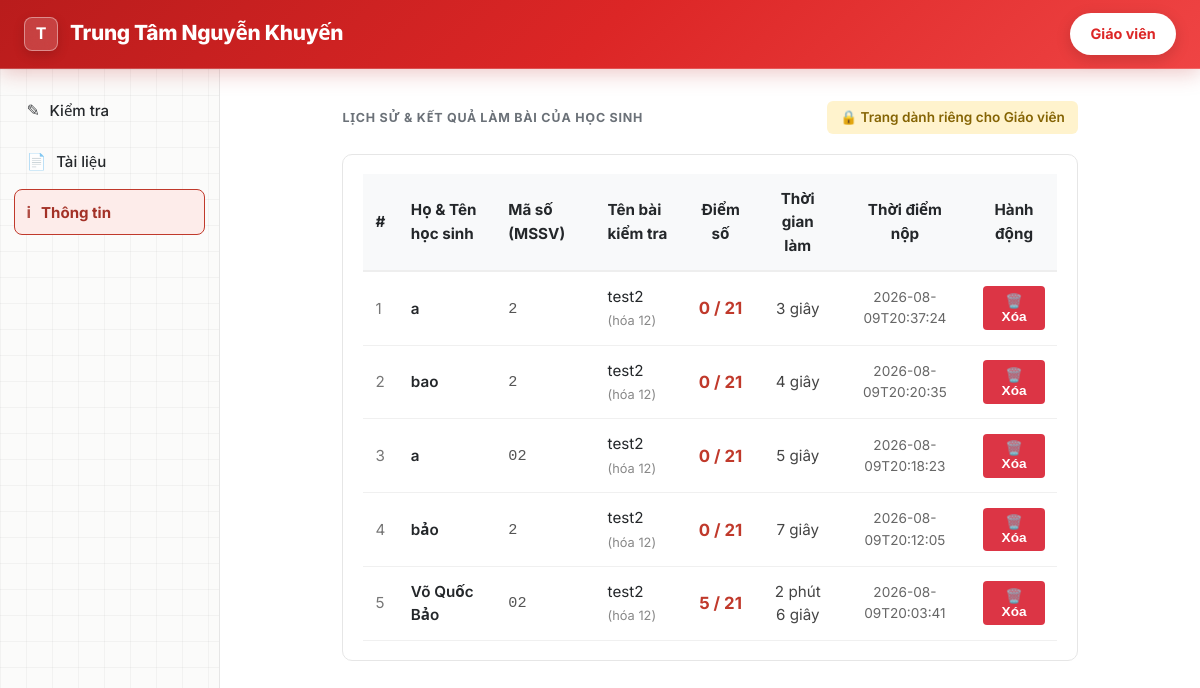
The page /info on the database as committed earlier.
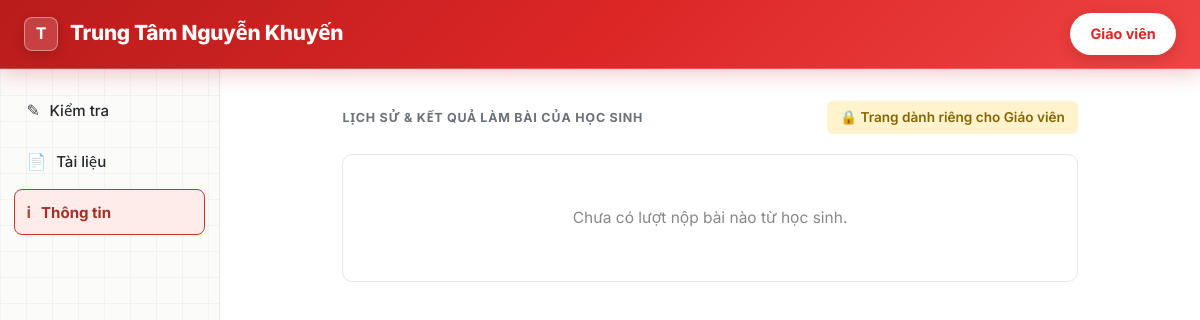
The same page on the database as committed later.
### tables this page shows
CREATE TABLE submissions (
            id INTEGER PRIMARY KEY AUTOINCREMENT,
            test_id INTEGER NOT NULL REFERENCES tests(id) ON DELETE CASCADE,
            answers TEXT NOT NULL,
            score INTEGER NOT NULL,
            total INTEGER NOT NULL,
            submitted_at TEXT NOT NULL
        );

CREATE TABLE tests (
            id INTEGER PRIMARY KEY AUTOINCREMENT,
            exam_id INTEGER NOT NULL REFERENCES exams(id) ON DELETE CASCADE,
            student_name TEXT NOT NULL,
            student_code TEXT NOT NULL,
            question_order TEXT NOT NULL,
            option_maps TEXT NOT NULL,
            created_at TEXT NOT NULL
        );

CREATE TABLE exams (
            id INTEGER PRIMARY KEY AUTOINCREMENT,
            title TEXT NOT NULL,
            subject TEXT,
            source_image TEXT,
            raw_ocr_text TEXT,
            status TEXT NOT NULL DEFAULT 'draft',
            available_date TEXT,
            time_limit_minutes INTEGER,
            created_at TEXT NOT NULL
        );

### app.py (the view)
@app.route("/info")
def info_page():
    db = get_db()
    history_rows = db.execute(
        """
        SELECT
            s.id AS submission_id,
            t.student_name,
            t.student_code,
            e.title AS exam_title,
            e.subject,
            s.score,
            s.total,
            t.created_at AS started_at,
            s.submitted_at
        FROM submissions s
        JOIN tests t ON s.test_id = t.id
        JOIN exams e ON t.exam_id = e.id
        ORDER BY s.submitted_at DESC
        """
    ).fetchall()
    processed_history = []
    for row in history_rows:
        duration_str = "-"
        try:
            started = datetime.fromisoformat(row["started_at"])
            finished = datetime.fromisoformat(row["submitted_at"])
            total_seconds = max(0, int((finished - started).total_seconds()))
            m, s = divmod(total_seconds, 60)
            duration_str = f"{m} phút {s} giây" if m else f"{s} giây"
        except (ValueError, TypeError):
            pass
        processed_history.append({
            "submission_id": row["submission_id"],
            "student_name": row["student_name"],
            "student_code": row["student_code"],
            "exam_title": row["exam_title"],
            "subject": row["subject"],
            "score": row["score"],
            "total": row["total"],
            "submitted_at": row["submitted_at"],
            "duration": duration_str
        })
    return render_template(
        "info.html",
        center_name=CENTER_NAME,
        history=processed_history,
        active="thongtin"
    )

### app.py (called while the page is built)
def get_db():
    if "db" not in g:
        g.db = sqlite3.connect(DB_PATH)
        g.db.row_factory = sqlite3.Row
        g.db.execute("PRAGMA foreign_keys = ON")
    return g.db

### templates/info.html (shortened to what this page needs)
{% extends "base.html" %}
{% block content %}
  <div style="display: flex; justify-content: space-between; align-items: center; margin-bottom: 1.2rem;">
    <div class="section-label" style="margin-bottom: 0;"> Lịch sử & Kết quả làm bài của Học sinh</div>
    <span style="font-size: 0.85rem; background: #fff3cd; color: #856404; padding: 0.4rem 0.8rem; border-radius: 6px; font-weight: 600;">
      🔒 Trang dành riêng cho Giáo viên
    </span>
  </div>
  <div class="board" style="padding: 1.2rem; overflow-x: auto;">
    {% if history %}
      <table style="width: 100%; border-collapse: collapse; text-align: left; font-size: 0.95rem;">
        <thead>
          <tr style="border-bottom: 2px solid #eee; background-color: #f8f9fa;">
            <th style="padding: 0.8rem;">#</th>
            <th style="padding: 0.8rem;">Họ &amp; Tên học sinh</th>
            <th style="padding: 0.8rem;">Mã số (MSSV)</th>
            <th style="padding: 0.8rem;">Tên bài kiểm tra</th>
            <th style="padding: 0.8rem; text-align: center;">Điểm số</th>
            <th style="padding: 0.8rem; text-align: center;">Thời gian làm</th>
            <th style="padding: 0.8rem; text-align: center;">Thời điểm nộp</th>
            <th style="padding: 0.8rem; text-align: center;">Hành động</th>
          </tr>
        </thead>
        <tbody>
          {% for h in history %}
            <tr style="border-bottom: 1px solid #f0f0f0;">
              <td style="padding: 0.8rem; color: #777;">{{ loop.index }}</td>
              <td style="padding: 0.8rem; font-weight: 600;">{{ h['student_name'] }}</td>
              <td style="padding: 0.8rem; color: #555;"><code>{{ h['student_code'] }}</code></td>
              <td style="padding: 0.8rem;">
                {{ h['exam_title'] }}
                {% if h['subject'] %}<span style="font-size: 0.8rem; color: #888;">({{ h['subject'] }})</span>{% endif %}
              </td>
              <td style="padding: 0.8rem; text-align: center;">
                <span style="font-weight: 700; color: var(--header-red, #b5473a); font-size: 1.05rem;">
                  {{ h['score'] }} / {{ h['total'] }}
                </span>
              </td>
              <td style="padding: 0.8rem; text-align: center; color: #444;">{{ h['duration'] }}</td>
              <td style="padding: 0.8rem; text-align: center; color: #666; font-size: 0.85rem;">{{ h['submitted_at'] }}</td>
              <td style="padding: 0.8rem; text-align: center;">
                <button type="button"
                        class="btn-delete-sub"
                        data-url="{{ url_for('delete_submission', submission_id=h['submission_id']) }}"
                        data-name="{{ h['student_name'] }}"
                        style="background: #dc3545; color: #fff; border: none; padding: 0.4rem 0.8rem; border-radius: 4px; font-size: 0.85rem; font-weight: 600; cursor: pointer; transition: background 0.2s;">
                  🗑️ Xóa
                </button>
              </td>
            </tr>
          {% endfor %}
        </tbody>
      </table>
    {% else %}
      <div style="text-align: center; color: #888; padding: 2rem 0;">
        Chưa có lượt nộp bài nào từ học sinh.
      </div>
    {% endif %}
  </div>
{% endblock %}

### templates/base.html (shortened to what this page needs)
<!DOCTYPE html>
<html lang="vi">
<head>
  <link rel="stylesheet" href="{{ url_for('static', filename='style.css') }}">
</head>
<body>
  <div class="topbar">
    <div class="topbar-brand-zone">
      <a href="{{ url_for('home') }}" class="brand-link" title="Về trang chủ">
        <div class="brand-mark">{{ center_name[:1] }}</div>
        <h1>{{ center_name }}</h1>
      </a>
    </div>
    <a class="teacher-link"
       id="btn-teacher-auth"
       href="#"
       data-target-url="{{ url_for('admin_home') }}">
      Giáo viên
    </a>
  </div>
  <div class="app-shell">
    <aside class="sidebar" id="app-sidebar">
      <a class="sidebar-item {{ 'active' if active == 'kiemtra' else '' }}" href="{{ url_for('home') }}">
        <span class="sidebar-icon">&#9998;</span> Kiểm tra
      </a>
      <a class="sidebar-item {{ 'active' if active == 'tailieu' else '' }}" href="{{ url_for('public_documents') }}">
        <span class="sidebar-icon">&#128196;</span> Tài liệu
      </a>
      {% if request.path.startswith('/admin') or active == 'thongtin' %}
        <a class="sidebar-item {{ 'active' if active == 'thongtin' else '' }}" href="{{ url_for('info_page') }}">
          <span class="sidebar-icon">&#8505;</span> Thông tin
        </a>
      {% endif %}
    </aside>
    <main class="wrap">
      {% block content %}{% endblock %}
    </main>
  </div>
</body>
</html>

### static/style.css (style rules this page uses)
:root { --paper: #ffffff; --paper-line: #e6e6e6; --ink: #24272a; --ink-soft: #6b7178; --board-green: #2f6f4f; --board-green-light: #3d8562; --header-red: #c0392b; --header-red-dark: #a33127; --correct: #2f7a45; --wrong: #b5473a; --card-radius: 10px; --sidebar-w: 220px; }
* { box-sizing: border-box; }
body { margin: 0; background: var(--paper); color: var(--ink); font-family: -apple-system, "Segoe UI", Roboto, "Helvetica Neue", Arial, sans-serif; line-height: 1.55; font-size: 15.5px; }
a { color: inherit; }
.topbar { background: var(--header-red); color: #ffffff; padding: 0.85rem 1.4rem; display: flex; align-items: center; gap: 0.7rem; border-bottom: 3px solid var(--header-red-dark); }
.topbar .brand-mark { width: 34px; height: 34px; border-radius: 8px; background: rgba(255,255,255,0.16); border: 1px solid rgba(255,255,255,0.4); display: flex; align-items: center; justify-content: center; font-weight: 700; font-size: 1rem; flex: none; }
.topbar h1 { font-size: 1.15rem; margin: 0; font-weight: 700; }
.topbar .teacher-link { margin-left: auto; font-size: 0.85rem; text-decoration: none; border: 1px solid rgba(255,255,255,0.55); padding: 0.45rem 0.8rem; border-radius: 7px; color: #ffffff; font-weight: 600; white-space: nowrap; }
.app-shell { display: flex; align-items: stretch; }
.sidebar { flex: 0 0 var(--sidebar-w); min-height: calc(100vh - 60px); background: #fbfbfa; border-right: 1px solid var(--paper-line); padding: 1.2rem 0.9rem; background-image: repeating-linear-gradient(to bottom, rgba(0,0,0,0.035) 0, rgba(0,0,0,0.035) 1px, transparent 1px, transparent 26px), repeating-linear-gradient(to right, rgba(0,0,0,0.035) 0, rgba(0,0,0,0.035) 1px, transparent 1px, transparent 26px); }
.sidebar-item { display: flex; align-items: center; gap: 0.6rem; padding: 0.6rem 0.7rem; border-radius: 8px; text-decoration: none; color: var(--ink); font-size: 0.94rem; font-weight: 500; margin-bottom: 0.3rem; border: 1px solid transparent; }
.sidebar-item.active { background: #fdecea; border-color: var(--header-red); color: var(--header-red-dark); font-weight: 700; }
.sidebar-icon { font-size: 1rem; opacity: 0.85; }
.wrap { flex: 1 1 auto; max-width: 780px; margin: 0 auto; padding: 2rem 1.4rem 4rem; }
.section-label { font-size: 0.78rem; font-weight: 700; letter-spacing: 0.06em; text-transform: uppercase; color: var(--ink-soft); margin: 0 0 0.9rem; display: flex; align-items: center; gap: 0.6rem; }
.section-label::after { content: ""; flex: 1; border-top: 1px dashed var(--paper-line); }
.board { background: #ffffff; border: 1px solid var(--paper-line); border-radius: var(--card-radius); }

### templates/base.html (style rules this page uses)
body { font-family: 'Inter', system-ui, -apple-system, sans-serif; }
.topbar { background: linear-gradient(135deg, #b91c1c 0%, #dc2626 50%, #ef4444 100%) !important; color: #ffffff; padding: 0.8rem 1.5rem; display: flex; align-items: center; justify-content: space-between; box-shadow: 0 4px 20px rgba(185, 28, 28, 0.25); position: sticky; top: 0; z-index: 1020; border-bottom: 1px solid rgba(255, 255, 255, 0.2); }
.topbar-brand-zone { display: flex; align-items: center; gap: 12px; }
.brand-link { display: flex; align-items: center; gap: 12px; text-decoration: none; color: #ffffff; transition: transform 0.25s cubic-bezier(0.34, 1.56, 0.64, 1); cursor: pointer; }
.brand-mark { width: 42px; height: 42px; background: rgba(255, 255, 255, 0.2); backdrop-filter: blur(8px); border: 1px solid rgba(255, 255, 255, 0.35); border-radius: 12px; display: flex; align-items: center; justify-content: center; font-size: 1.3rem; font-weight: 800; color: #ffffff; box-shadow: 0 4px 12px rgba(0, 0, 0, 0.15); animation: pulseGlow 3s infinite alternate; flex-shrink: 0; }
.topbar h1 { margin: 0; font-size: 1.3rem; font-weight: 800; color: #ffffff; line-height: 1.2; letter-spacing: -0.3px; white-space: nowrap; }
.teacher-link { background: #ffffff !important; color: #dc2626 !important; font-weight: 700 !important; padding: 0.55rem 1.2rem !important; border-radius: 50px !important; text-decoration: none !important; font-size: 0.9rem !important; box-shadow: 0 4px 15px rgba(0, 0, 0, 0.15); transition: all 0.3s ease !important; display: inline-flex; align-items: center; gap: 6px; }

Rows that differ between the two databases and show on the page:
removed submissions: student_name "a", student_code "2", exam_title "test2", subject "hóa 12", score "0", total "21", duration "3 giây", submitted_at "2026-08-09T20:37:24"
removed submissions: student_name "bao", student_code "2", exam_title "test2", subject "hóa 12", score "0", total "21", duration "4 giây", submitted_at "2026-08-09T20:20:35"
removed submissions: student_name "a", student_code "02", exam_title "test2", subject "hóa 12", score "0", total "21", duration "5 giây", submitted_at "2026-08-09T20:18:23"
removed submissions: student_name "bảo", student_code "2", exam_title "test2", subject "hóa 12", score "0", total "21", duration "7 giây", submitted_at "2026-08-09T20:12:05"
removed submissions: student_name "Võ Quốc Bảo", student_code "02", exam_title "test2", subject "hóa 12", score "5", total "21", duration "2 phút 6 giây", submitted_at "2026-08-09T20:03:41"
Other text that changed with them:
text no longer shown: "# Họ & Tên học sinh Mã số (MSSV) Tên bài kiểm tra Điểm số Thời gian làm Thời điểm nộp Hành động"
text now shown: "Chưa có lượt nộp bài nào từ học sinh."
